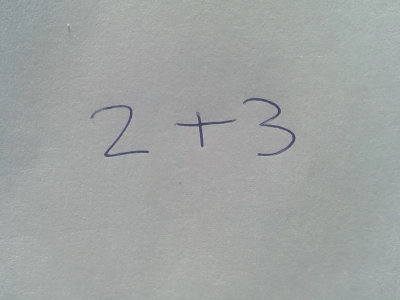
#> input picture images/tst.png, 400 x 300 px
$ python -i image_processing.py   (imports and definitions only)
#> lines starting #> are read from the running program, lines starting #| are printed output that depends on the picture
#> further down, picture is the input picture: shape (300, 400, 3); mean B, G, R 162.2, 163.9, 159.7
import numpy as np
import cv2


# [4 lines left out: function show, not called in this run]


def threshold(img):
    blur = cv2.GaussianBlur(img, (5, 5), 0)

    _, img = cv2.threshold(blur, 0, 255, cv2.THRESH_BINARY + cv2.THRESH_OTSU)
    return img


def invert(img):
    return 255 - img


def opening_transform(img, kernel=np.ones((2, 2), np.uint8)):
    return cv2.morphologyEx(img, cv2.MORPH_OPEN, kernel)


def closing_transform(img, kernel=np.ones((2, 2), np.uint8)):
    return cv2.morphologyEx(img, cv2.MORPH_CLOSE, kernel)


def dilate(img, kernel=np.ones((2, 2), np.uint8)):
    return cv2.dilate(img, kernel, iterations=1)


def gaussian_blur(image, kernel=(3, 3)):
    return cv2.GaussianBlur(image, kernel, 0)


def preprocess(img, iter=3):
    #approximate background
    dilated = dilate(opening_transform(img), np.ones((5, 5), np.uint8))

    blur_bg = dilated
    for i in range(iter):
        blur_bg = cv2.GaussianBlur(blur_bg, (5, 5), 0)

    #remove background
    rm_bg = cv2.absdiff(img, blur_bg)
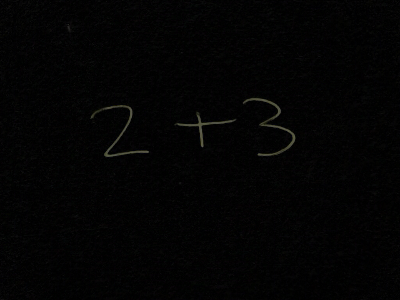
#> rm_bg: shape (300, 400, 3); mean B, G, R 3.2, 3.2, 3.3

    return opening_transform(threshold(rm_bg))


# [51 lines left out: functions find_objects, resize_and_pad, resize, not called in this run]


def resize_obj(img, width=45, height=45):
    return cv2.resize(img, (width, height))

>>> import cv2
>>> picture = cv2.imread('images/tst.png')
#> (the run stopped early here; a loop or call above may not have finished)
